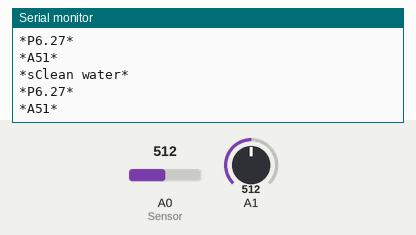
Recording of a sketch running on a simulated Arduino Uno, built with avr-gcc and run on an emulated ATmega328P. Shown: the last lines printed to the serial monitor. The test bench sets the inputs (shaded band); at power-on: A0 (Sensor) = 512, A1 = 512.

Above: at 10.1 s.
10.2 s: A0 (Sensor) set to 882
At 11.3 s:
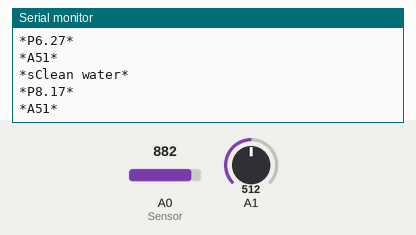
13.9 s: A0 (Sensor) set to 873
At 14.6 s:
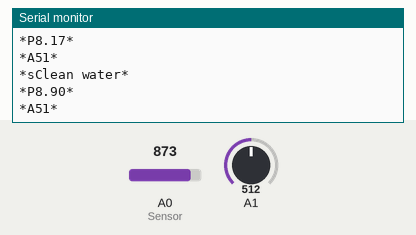
Timing chart, 0 to 16.4 s (numbered marks = the images above; inputs shaded):
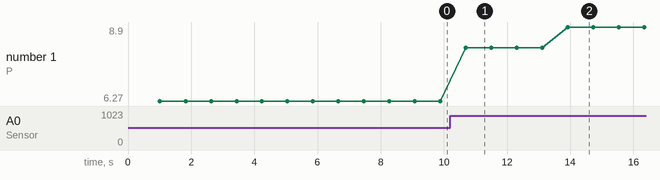

Measured:
- after the input at 10.2 s, the serial monitor: prints a new line after 0.49 s (image 1)
- after the input at 13.9 s, the serial monitor: prints a new line at once (image 2)
- plotted number 1: 6.27 → 8.17 after the input at 10.2 s, 8.17 → 8.9 after the input at 13.9 s

The sketch:

water_senso2r.ino.ino
```cpp
#define Vref 4.95

int airquality = 0;


void setup(){
  Serial.begin(9600);
  delay(300);//Let system settle

  delay(700);//Wait rest of 1000ms recommended delay before
  //accessing sensor
}//end "setup()"

void loop(){
  //This is the "heart" of the program.


  int sensorValue1 = analogRead(A1);
  int sensorValue;
  int m;
  long sensorSum;
    for(m=0;m<50;m++)
  {
    sensorValue=analogRead(A0);//Connect the PH Sensor to A0 port
    sensorSum += sensorValue;
  }
   sensorValue =   sensorSum/50;

//Serial.print(" the PH value is");
Serial.println("*P"+String(7-1000*(sensorValue-372)*Vref/59.16/1023)+"*");
Serial.println("*A"+String(sensorValue1/10)+"*");

  delay(800);

  if(   6  > (7-1000*(sensorValue-372)*Vref/59.16/1023) ){

       Serial.println("*s"+String("Dirty water")+"*");
  }

  if((7-1000*(sensorValue-372)*Vref/59.16/1023) > 8.90){

       Serial.println("*s"+String("Dirty water")+"*");
  }
   else{
    Serial.println("*s"+String("Clean water")+"*");
   }


}
```
